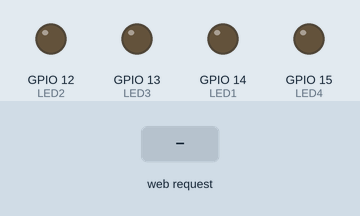
A sketch run on a simulated ESP8266 (NodeMCU). Parts: output pins drawn as LEDs (lit = HIGH). The inputs (shaded band) are chosen by the test bench. WiFi joins after 1.5 s; servers stay silent unless stated; what the sketch prints to the serial monitor is not drawn.

Above: at 1.2 s.
1.3 s: HTTP request GET /LED1ON received
At 2.1 s:
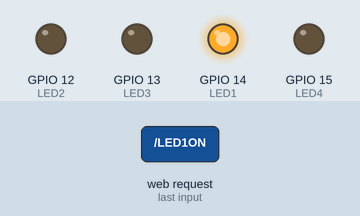
2.8 s: HTTP request GET /LED2ON received
At 3.2 s:
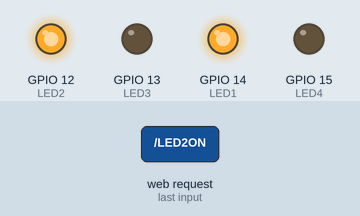
4.3 s: HTTP request GET /LED3ON received
At 5.5 s:
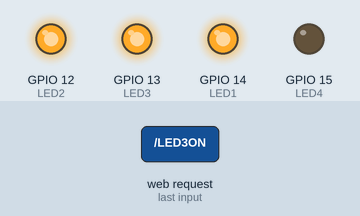
5.8 s: HTTP request GET /LED4ON received
At 6.6 s:
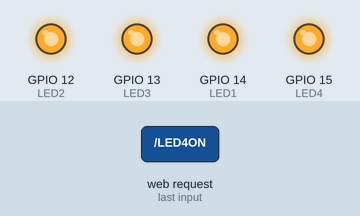
7.3 s: HTTP request GET /LED1OFF received
At 7.8 s:
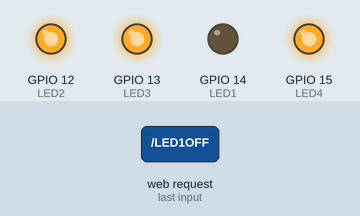
8.8 s: HTTP request GET /LED2OFF received
At 10.1 s:
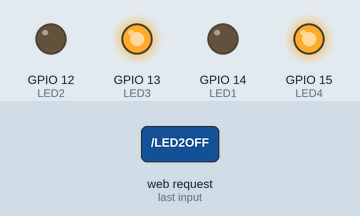
Timing chart, 0 to 11.3 s (numbered marks = the images above; inputs shaded):
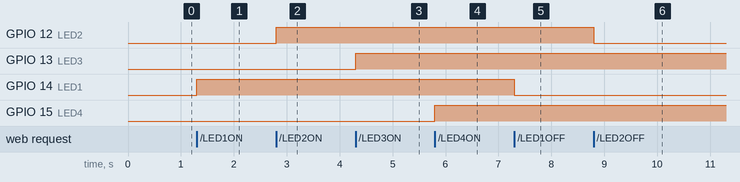

Measured:
- after the input at 1.3 s, GPIO 14 (LED1): LOW → HIGH at once
- after the input at 2.8 s, GPIO 12 (LED2): LOW → HIGH at once
- after the input at 4.3 s, GPIO 13 (LED3): LOW → HIGH at once
- after the input at 5.8 s, GPIO 15 (LED4): LOW → HIGH at once
- after the input at 7.3 s, GPIO 14 (LED1): HIGH → LOW at once
- after the input at 8.8 s, GPIO 12 (LED2): HIGH → LOW at once

The sketch:

control_4_led_dengan_web_browser.ino
```cpp
#include <ESP8266WiFi.h>
#include <ESP8266WebServer.h>

#define LED1 14
#define LED2 12
#define LED3 13
#define LED4 15

const char* ssid = "Indobot Online";       // Nama SSID AP/Hotspot
const char* password = "Indobot2015";    // Password Wifi

ESP8266WebServer server(80);      //Menyatakan Webserver pada port 80
String webpage;

void setup() {
  Serial.begin(115200);
  delay(10);

  pinMode(LED1, OUTPUT);
  pinMode(LED2, OUTPUT);
  pinMode(LED3, OUTPUT);
  pinMode(LED4, OUTPUT);

// Connect to WiFi network ------------------------------------------------
  Serial.println();
  Serial.print("Configuring access point...");

// Mengatur WiFi ----------------------------------------------------------
  WiFi.mode(WIFI_AP);                      // Mode Station
  WiFi.begin(ssid, password);               // Mencocokan SSID dan Password

// Print status Connect ---------------------------------------------------
  Serial.println("IP address: ");
  Serial.println(WiFi.softAPIP());

// Isi dari Webpage -------------------------------------------------------
  webpage+= "<h1> <center>Kendali 4 Led INSONERS !</center></h1>";
  webpage+= "<br>";
  webpage+= "<center> LED 1  : </center>";
  webpage+= "<center> <a href=\"LED1ON\"\"><button>ON</button></a><a href=\"LED1OFF\"\"><button>OFF</button></a></center>";
   webpage+= "<br>";
  webpage+= "<center> LED 2  : </center>";
  webpage+= "<center> <a href=\"LED2ON\"\"><button>ON</button></a><a href=\"LED2OFF\"\"><button>OFF</button></a></center>";
   webpage+= "<br>";
  webpage+= "<center> LED 3  : </center>";
  webpage+= "<center> <a href=\"LED3ON\"\"><button>ON</button></a><a href=\"LED3OFF\"\"><button>OFF</button></a></center>";
   webpage+= "<br>";
  webpage+= "<center> LED 4  : </center>";
  webpage+= "<center> <a href=\"LED4ON\"\"><button>ON</button></a><a href=\"LED4OFF\"\"><button>OFF</button></a></center>";

// Membuat tampilan Webpage -----------------------------------------------
  server.on("/", []() {
    server.send(200, "text/html", webpage);
   });

// Bagian ini untuk merespon perintah yang masuk --------------------------
  server.on("/LED1ON", []() {
    server.send(200, "text/html", webpage);
    digitalWrite(LED1,HIGH);
    delay(1000);
  });
 server.on("/LED2ON", []() {
    server.send(200, "text/html", webpage);
    digitalWrite(LED2,HIGH);
    delay(1000);
  });
  server.on("/LED3ON", []() {
    server.send(200, "text/html", webpage);
    digitalWrite(LED3,HIGH);
    delay(1000);
  });
  server.on("/LED4ON", []() {
    server.send(200, "text/html", webpage);
    digitalWrite(LED4,HIGH);
    delay(1000);
  });

  server.on("/LED1OFF", []() {
    server.send(200, "text/html", webpage);
    digitalWrite(LED1,LOW);
    delay(1000);
  });
 server.on("/LED2OFF", []() {
    server.send(200, "text/html", webpage);
    digitalWrite(LED2,LOW);
    delay(1000);
  });
  server.on("/LED3OFF", []() {
    server.send(200, "text/html", webpage);
    digitalWrite(LED3,LOW);
    delay(1000);
  });
  server.on("/LED4OFF", []() {
    server.send(200, "text/html", webpage);
    digitalWrite(LED4,LOW);
    delay(1000);
  });

  server.begin();
  Serial.println("Webserver dijalankan");
}

void loop() {
   server.handleClient();
}
```
